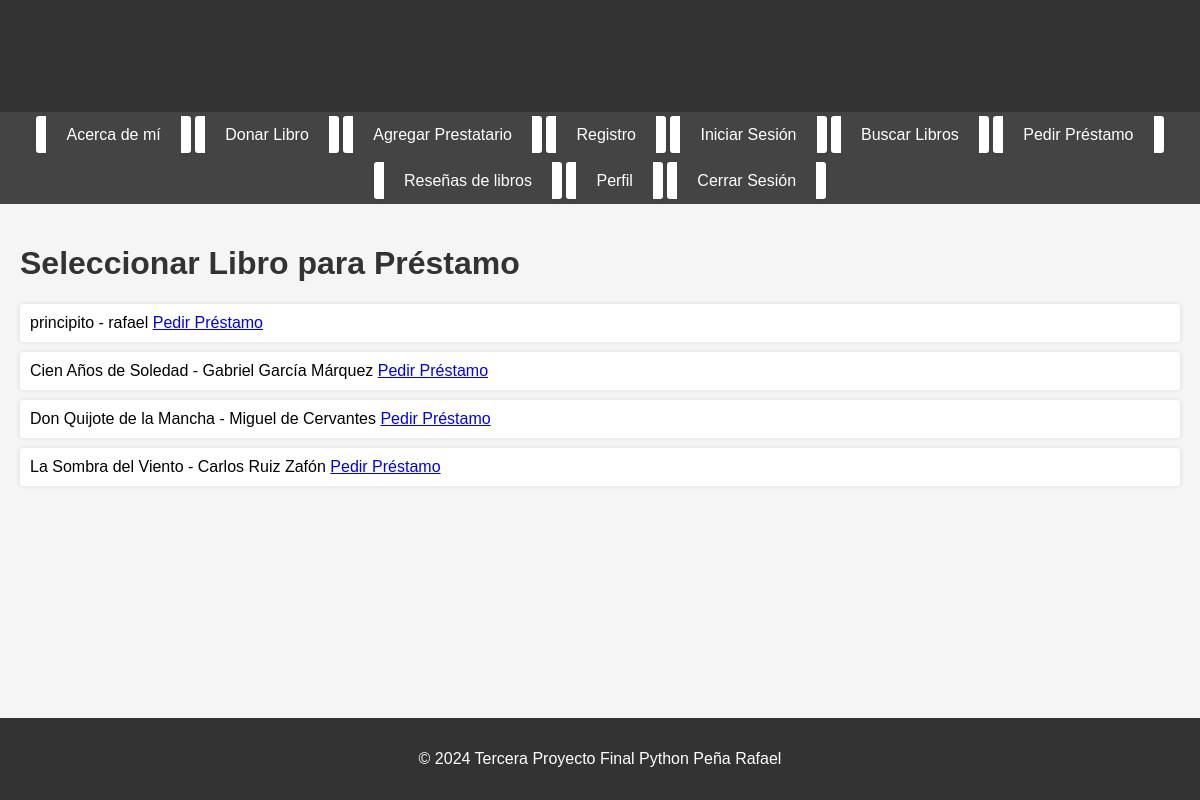
Before: /biblioteca/seleccionar_libro_prestamo/ (signed in) with the older database file.
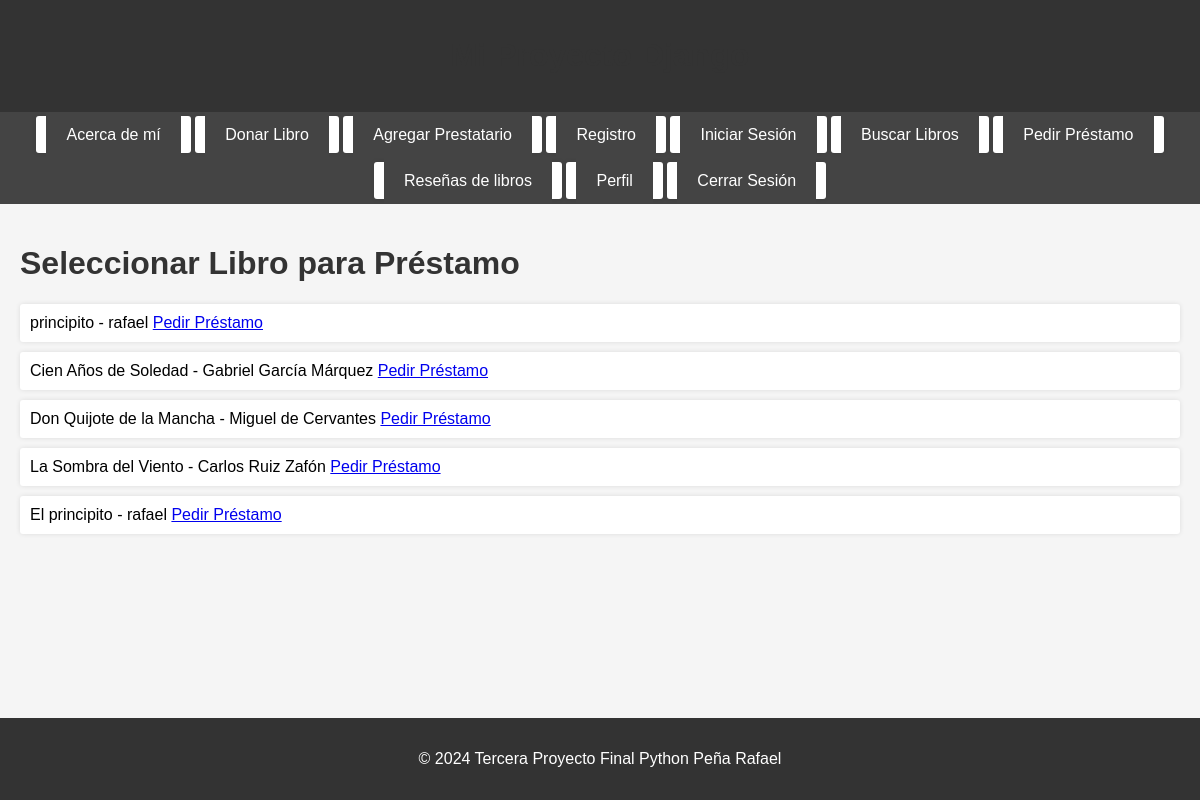
After: the same page with the newer database file.
### biblioteca/models.py (models this page shows, shortened)
class Libro(models.Model):
    titulo = models.CharField(max_length=200)
    autor = models.CharField(max_length=200)
    fecha_donacion = models.DateField()
    CONDICION_CHOICES = [
        ('mala', 'Mala'),
        ('buena', 'Buena'),
        ('excelente', 'Excelente'),
    ]
    condicion = models.CharField(max_length=10, choices=CONDICION_CHOICES)
    nombre_donante = models.CharField(max_length=200)

### biblioteca/views.py (the view)
# urls.py: path('seleccionar_libro_prestamo/', views.seleccionar_libro_prestamo, name='seleccionar_libro_prestamo'),
def seleccionar_libro_prestamo(request):
    libros = Libro.objects.all()
    return render(request, 'vistas/seleccionar_libro_prestamo.html', {'libros': libros})

### biblioteca/plantillas/vistas/seleccionar_libro_prestamo.html (shortened to what this page needs)
{% extends 'vistas/base.html' %}
{% block content %}
<h1>Seleccionar Libro para Préstamo</h1>
<ul>
    {% for libro in libros %}
        <li>
            {{ libro.titulo }} - {{ libro.autor }}
            <a href="{% url 'pedir_prestamo' libro.id %}">Pedir Préstamo</a>
        </li>
    {% endfor %}
</ul>
{% endblock %}

Changed rows visible on the page:
added Libro: titulo "El principito", autor "rafael"
